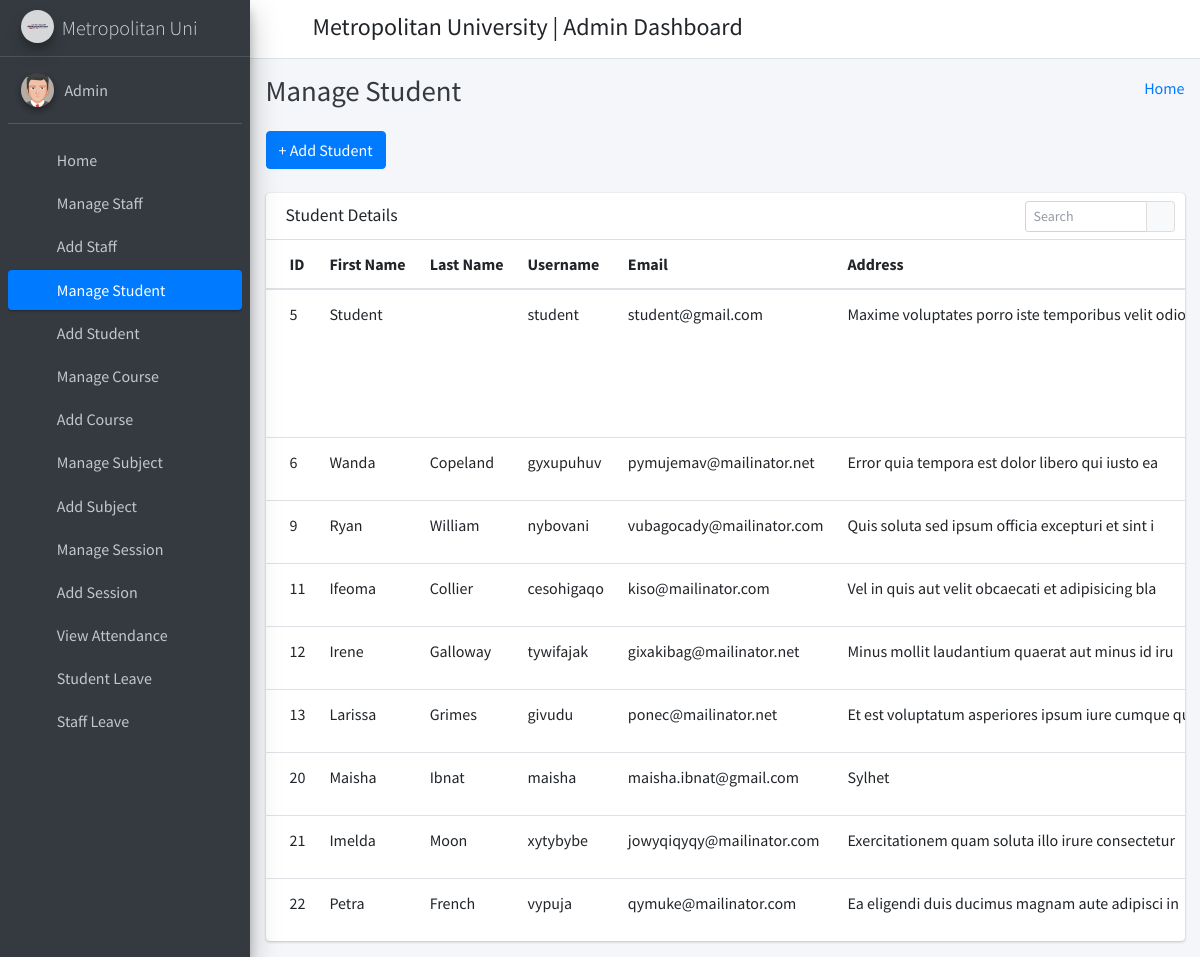
Screenshot of /manage_student/ (signed in) with the database file from the repository.
### student_management_app/models.py (models this page shows)
class CustomUser(AbstractUser):
    user_type_data = ((1, "HOD"), (2, "Staff"), (3, "Student"))
    user_type = models.CharField(default=1, choices=user_type_data, max_length=10)

class Students(models.Model):
    id = models.AutoField(primary_key=True)
    admin = models.OneToOneField(CustomUser, on_delete = models.CASCADE)
    gender = models.CharField(max_length=50)
    profile_pic = models.FileField()
    address = models.TextField()
    course_id = models.ForeignKey(Courses, on_delete=models.DO_NOTHING, default=1)
    session_year_id = models.ForeignKey(SessionYearModel, on_delete=models.CASCADE)
    created_at = models.DateTimeField(auto_now_add=True)
    updated_at = models.DateTimeField(auto_now=True)
    objects = models.Manager()

### student_management_app/HodViews.py (the view)
# urls.py: path('manage_student/', HodViews.manage_student, name="manage_student"),
def manage_student(request):
    students = Students.objects.all()
    context = {
        "students": students
    }
    return render(request, 'hod_template/manage_student_template.html', context)

### student_management_app/LoginCheckMiddleWare.py (called while the page is built, shortened)
    def process_view(self, request, view_func, view_args, view_kwargs):
        modulename = view_func.__module__
        user = request.user
        if user.is_authenticated:
            if user.user_type == "1":
                if modulename == "student_management_app.HodViews":
                    pass
                elif modulename == "student_management_app.views" or modulename == "django.views.static":
                    pass
                else:
                    return redirect("admin_home")
            else:
                return redirect("login")
        else:
            if request.path == reverse("login") or request.path == reverse("doLogin"):
                pass
            else:
                return redirect("login")

### student_management_app/templates/hod_template/manage_student_template.html (shortened to what this page needs)
{% extends 'hod_template/base_template.html' %}
{% block page_title %}
    Manage Student
{% endblock page_title %}
{% block main_content %}
{% load static %}
<section class="content">
        <div class="container-fluid">
            <a class="btn btn-primary" href="{% url 'add_student' %}" role="button">+ Add Student</a> <br/>&nbsp;
            <div class="row">
                <div class="col-md-12">
                    <div class="card">
                        <div class="card-header">
                            <h3 class="card-title">Student Details</h3>
                            <div class="card-tools">
                            <div class="input-group input-group-sm" style="width: 150px;">
                                <input type="text" name="table_search" class="form-control float-right" placeholder="Search">
                                <div class="input-group-append">
                                <button type="submit" class="btn btn-default"><i class="fas fa-search"></i></button>
                                </div>
                            </div>
                            </div>
                        </div>
                        <div class="card-body table-responsive p-0">
                            <table class="table table-hover text-nowrap">
                            <thead>
                                <tr>
                                <th>ID</th>
                                <th>First Name</th>
                                <th>Last Name</th>
                                <th>Username</th>
                                <th>Email</th>
                                <th>Address</th>
                                </tr>
                            </thead>
                            <tbody>
                                {% for student in students %}
                                <tr>
                                <td>{{ student.admin.id }}</td>
                                <td>{{ student.admin.first_name }}</td>
                                <td>{{ student.admin.last_name }}</td>
                                <td>{{ student.admin.username }}</td>
                                <td>{{ student.admin.email }}</td>
                                <td>{{ student.address }}</td>
                                </tr>
                                {% endfor %}
                            </tbody>
                            </table>
                        </div>
                        </div>
                </div>
            </div>
        </div>
      </section>
  {% endblock main_content %}

### student_management_app/templates/hod_template/base_template.html (shortened to what this page needs)
{% load static %}
<!DOCTYPE html>
<html>
<head>
  <link rel="stylesheet" href="{% static "fontawesome-free/css/all.min.css" %}">
  <link rel="stylesheet" href="https://code.ionicframework.com/ionicons/2.0.1/css/ionicons.min.css">
  <link rel="stylesheet" href="{% static 'tempusdominus-bootstrap-4/css/tempusdominus-bootstrap-4.min.css' %}">
  <link rel="stylesheet" href="{% static "icheck-bootstrap/icheck-bootstrap.min.css" %}">
  <link rel="stylesheet" href="{% static "jqvmap/jqvmap.min.css" %}">
  <link rel="stylesheet" href="{% static 'dist/css/adminlte.min.css'  %}">
  <link rel="stylesheet" href="{% static "overlayScrollbars/css/OverlayScrollbars.min.css" %}">
  <link rel="stylesheet" href="{% static "daterangepicker/daterangepicker.css" %}">
  <link rel="stylesheet" href="{% static "summernote/summernote-bs4.css" %}">
</head>
<body class="hold-transition sidebar-mini layout-fixed">
  <div class="wrapper">
    <nav class="main-header navbar navbar-expand navbar-white navbar-light">
      <ul class="navbar-nav">
        <li class="nav-item">
          <a class="nav-link" data-widget="pushmenu" href="#" role="button"><i class="fas fa-bars"></i></a>
        </li>
      </ul>
      <h4 style="margin-left: 10px; margin-top: 5px;">Metropolitan University | Admin Dashboard</h4>
      <ul class="navbar-nav ml-auto">
      <li class="nav-item dropdown">
        <a class="nav-link" data-toggle="dropdown" href="#" aria-expanded="false">
          <i class="fas fa-cog"></i>
        </a>
      </li>
    </ul>
    </nav>
    {% include 'hod_template/sidebar_template.html' with user=user id=id %}
    <div class="content-wrapper">
      <div class="content-header">
        <div class="container-fluid">
          <div class="row mb-2">
            <div class="col-sm-6">
              <h1 class="m-0 text-dark">
                {% block page_title %}
                {% endblock page_title %}
              </h1>
            </div>
            <div class="col-sm-6">
              <ol class="breadcrumb float-sm-right">
                <li class="breadcrumb-item"><a href="{% url 'admin_home' %}">Home</a></li>
              </ol>
            </div>
          </div>
        </div>
      </div>
      {% block main_content %}
      {% endblock main_content %}
    </div>
  </div>
</body>
</html>

### student_management_app/templates/hod_template/sidebar_template.html
{% load static %}
<aside class="main-sidebar sidebar-dark-primary elevation-4">
      <a href="{% url 'admin_home' %}" class="brand-link">
        <img src="{% static 'dist/img/mulogo.jpg' %}" alt="AdminLTE Logo" class="brand-image img-circle elevation-3"
            style="opacity: .8">
        <span class="brand-text font-weight-light">Metropolitan Uni</span>
      </a>
      <div class="sidebar">
        <div class="user-panel mt-3 pb-3 mb-3 d-flex">
          <div class="image">
            <img src="{% static 'dist/img/user2-160x160.jpg' %}" class="img-circle elevation-2" alt="User Image">
          </div>
          <div class="info">
            <a href="{% url 'admin_profile' %}" class="d-block">{{ user.first_name }} {{ user.last_name }}</a>
          </div>
        </div>
        <nav class="mt-2">
          <ul class="nav nav-pills nav-sidebar flex-column" data-widget="treeview" role="menu" data-accordion="false">
            <li class="nav-item">
              {% url 'admin_home' as admin_home %}
              <a href="{{ admin_home }}" class="nav-link {% if request.path == admin_home %} active {% endif %}">
                <i class="nav-icon fas fa-tachometer-alt"></i>
                <p>
                  Home
                </p>
              </a>
            </li>
            <li class="nav-item">
              {% url 'manage_staff' as manage_staff %}
              {% url 'edit_staff' staff_id=id as edit_staff %}
              <a href="{{ manage_staff }}" class="nav-link {% if request.path == manage_staff %} active {% endif %} {% if request.path == edit_staff %} active {% endif %}">
                <i class="nav-icon fas fa-chalkboard-teacher"></i>
                <p>
                  Manage Staff
                </p>
              </a>
            </li>
            <li class="nav-item">
              {% url 'add_staff' as add_staff %}
              <a href="{{ add_staff }}" class="nav-link {% if request.path == add_staff %} active {% endif %}">
                <i class="nav-icon fas fa-th"></i>
                <p>
                  Add Staff
                </p>
              </a>
            </li>
            <li class="nav-item">
              {% url 'manage_student' as manage_student %}
              {% url 'edit_student' student_id=id as edit_student %}
              <a href="{{ manage_student }}" class="nav-link {% if request.path == manage_student %} active {% endif %} {% if request.path == edit_student %} active {% endif %}">
                <i class="nav-icon fas fa-user-graduate"></i>
                <p>
                  Manage Student
                </p>
              </a>
            </li>
            <li class="nav-item">
              {% url 'add_student' as add_student %}
              <a href="{{ add_student }}" class="nav-link {% if request.path == add_student %} active {% endif %}">
                <i class="nav-icon fas fa-th"></i>
                <p>
                  Add Student
                </p>
              </a>
            </li>
            <li class="nav-item">
              {% url 'manage_course' as manage_course %}
              {% url 'edit_course' course_id=id as edit_course %}
              <a href="{{ manage_course }}" class="nav-link {% if request.path == manage_course %} active {% endif %} {% if request.path == edit_course %} active {% endif %}">
                <i class="nav-icon fas fa-chalkboard"></i>
                <p>
                  Manage Course
                </p>
              </a>
            </li>
            <li class="nav-item">
            {% url 'add_course' as add_course %}
              <a href="{{ add_course }}" class="nav-link {% if request.path == add_course %} active {% endif %}">
                <i class="nav-icon fas fa-th"></i>
                <p>
                  Add Course
                </p>
              </a>
            </li>
            <li class="nav-item">
              {% url 'manage_subject' as manage_subject %}
              {% url 'edit_subject' subject_id=id as edit_subject %}
              <a href="{{ manage_subject }}" class="nav-link {% if request.path == manage_subject %} active {% endif %} {% if request.path == edit_subject %} active {% endif %}">
                <i class="nav-icon fas fa-book"></i>
                <p>
                  Manage Subject
                </p>
              </a>
            </li>
            <li class="nav-item">
              {% url 'add_subject' as add_subject %}
              <a href="{{ add_subject }}" class="nav-link {% if request.path == add_subject %} active {% endif %}">
                <i class="nav-icon fas fa-th"></i>
                <p>
                  Add Subject
                </p>
              </a>
            </li>
            <li class="nav-item">
              {% url 'manage_session' as manage_session %}
              {% url 'edit_session' session_id=id as edit_session %}
              <a href="{{ manage_session }}" class="nav-link {% if request.path == manage_session %} active {% endif %} {% if request.path == edit_session %} active {% endif %}">
                <i class="nav-icon fas fa-graduation-cap"></i>
                <p>
                  Manage Session
                </p>
              </a>
            </li>
            <li class="nav-item">
              {% url 'add_session' as add_session %}
              <a href="{{ add_session }}" class="nav-link {% if request.path == add_session %} active {% endif %}">
                <i class="nav-icon fas fa-th"></i>
                <p>
                  Add Session
                </p>
              </a>
            </li>
            <li class="nav-item">
              {% url 'admin_view_attendance' as admin_view_attendance %}
              <a href="{{ admin_view_attendance }}" class="nav-link {% if request.path == admin_view_attendance %} active {% endif %}">
                <i class="nav-icon fas fa-calendar-alt"></i>
                <p>
                  View Attendance
                </p>
              </a>
            </li>
            <li class="nav-item">
              {% url 'student_leave_view' as student_leave_view %}
              <a href="{{ student_leave_view }}" class="nav-link {% if request.path == student_leave_view %} active {% endif %}">
                <i class="nav-icon fas fa-th"></i>
                <p>
                  Student Leave
                </p>
              </a>
            </li>
            <li class="nav-item">
              {% url 'staff_leave_view' as staff_leave_view %}
              <a href="{{ staff_leave_view }}" class="nav-link {% if request.path == staff_leave_view %} active {% endif %}">
                <i class="nav-icon fas fa-th"></i>
                <p>
                  Staff Leave
                </p>
              </a>
            </li>
          </ul>
        </nav>
      </div>
    </aside>

### rows the page displays
CustomUser: first_name "Admin"
Students: admin.id "5", admin.first_name "Student", admin.username "student", admin.email "student@gmail.com", address "Maxime voluptates porro iste temporibus velit…"
Students: admin.id "6", admin.first_name "Wanda", admin.last_name "Copeland", admin.username "gyxupuhuv", admin.email "pymujemav@mailinator.net", address "Error quia tempora est dolor libero qui iusto ea"
Students: admin.id "9", admin.first_name "Ryan", admin.last_name "William", admin.username "nybovani", admin.email "vubagocady@mailinator.com", address "Quis soluta sed ipsum officia excepturi et sint i"
Students: admin.id "11", admin.first_name "Ifeoma", admin.last_name "Collier", admin.username "cesohigaqo", admin.email "kiso@mailinator.com", address "Vel in quis aut velit obcaecati et adipisicing bla"
Students: admin.id "12", admin.first_name "Irene", admin.last_name "Galloway", admin.username "tywifajak", admin.email "gixakibag@mailinator.net", address "Minus mollit laudantium quaerat aut minus id iru"
Students: admin.id "13", admin.first_name "Larissa", admin.last_name "Grimes", admin.username "givudu", admin.email "ponec@mailinator.net", address "Et est voluptatum asperiores ipsum iure cumque…"
Students: admin.id "20", admin.first_name "Maisha", admin.last_name "Ibnat", admin.username "maisha", admin.email "maisha.ibnat@gmail.com", address "Sylhet"
Students: admin.id "21", admin.first_name "Imelda", admin.last_name "Moon", admin.username "xytybybe", admin.email "jowyqiqyqy@mailinator.com", address "Exercitationem quam soluta illo irure consectetur"
Students: admin.id "22", admin.first_name "Petra", admin.last_name "French", admin.username "vypuja", admin.email "qymuke@mailinator.com", address "Ea eligendi duis ducimus magnam aute adipisci in"
